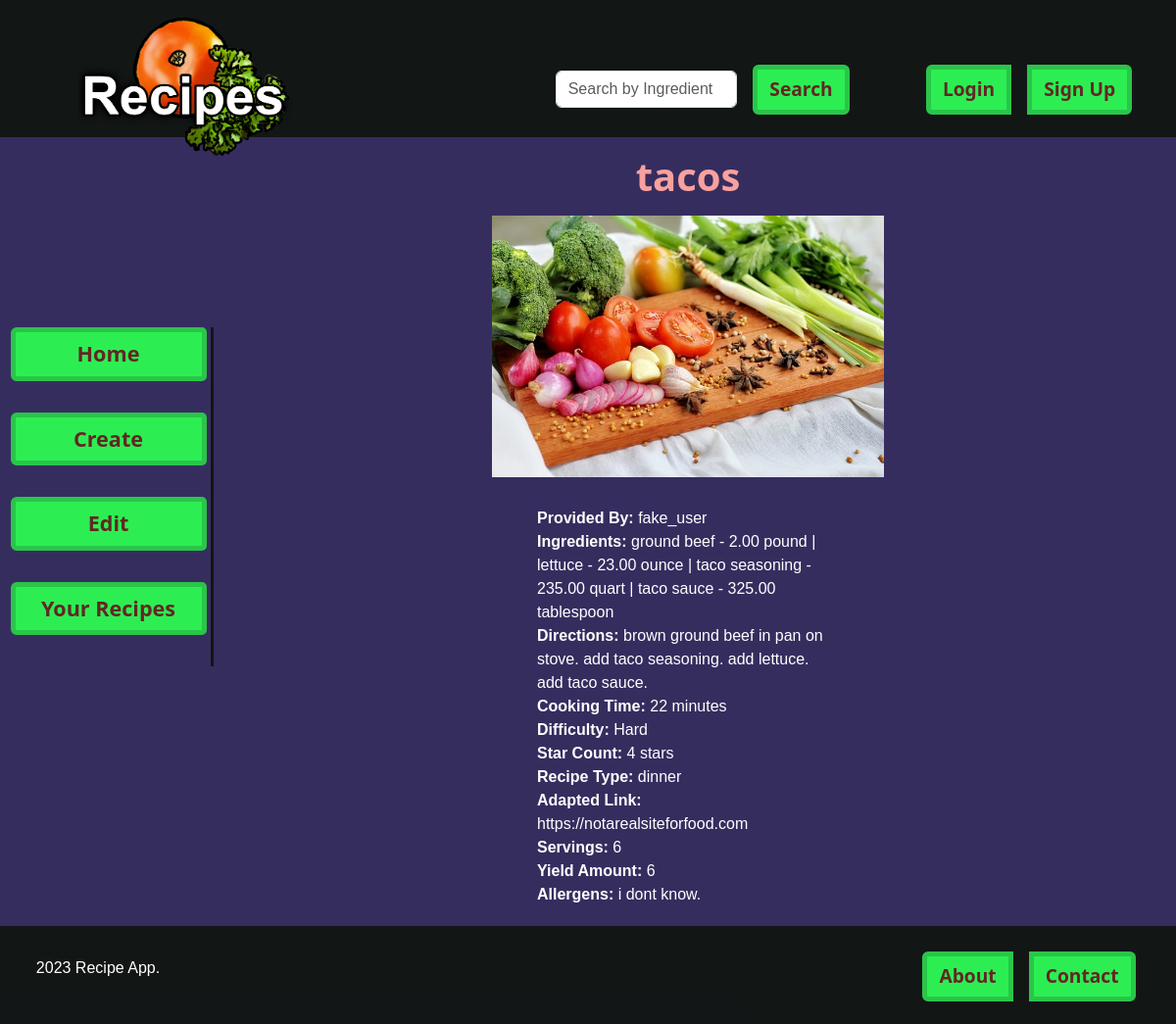
Before: /list/4 with the older database file.
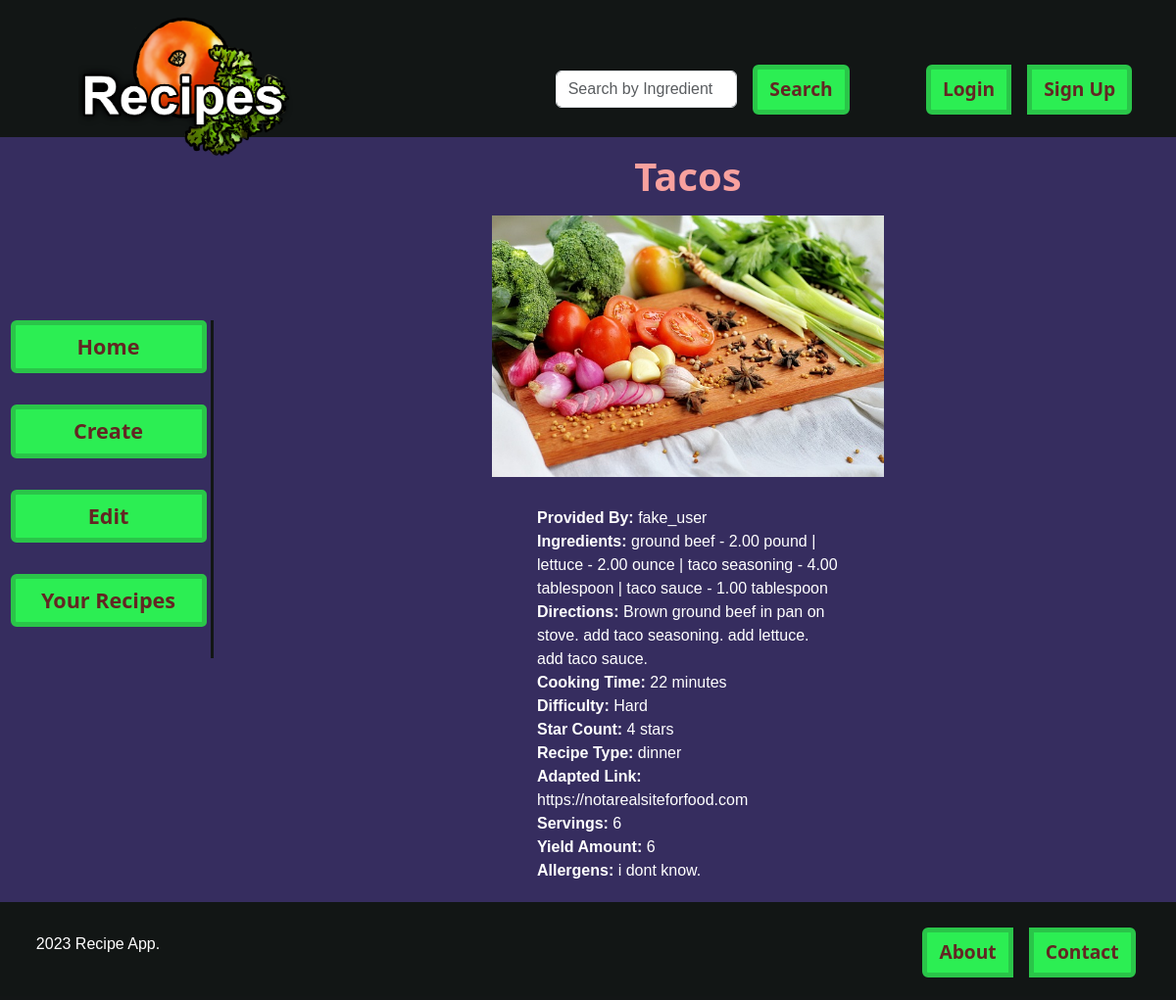
After: the same page with the newer database file.
### recipe/models.py (models this page shows, shortened)
class Recipe(models.Model):
    id = models.AutoField(primary_key=True)
    title = models.CharField(max_length=255)
    user = models.ForeignKey(
        "user.User",
        on_delete=models.CASCADE,
        default=None,
        null=True,
        related_name="recipes",
    )
    recipe_ingredients = models.ManyToManyField(
        "recipeingredient.RecipeIngredient",
        through="recipeingredientintermediary.RecipeIngredientIntermediary",
    )
    directions = models.TextField()
    cooking_time = models.PositiveIntegerField(null=True, blank=False)
    star_count = models.PositiveIntegerField(
        choices=[(i, i) for i in range(1, 6)], null=True, blank=False
    )
    recipe_type = models.CharField(max_length=100, choices=RECIPE_TYPES, blank=False)
    adapted_link = models.URLField(blank=True, null=True, default=None)
    servings = models.PositiveIntegerField(null=True, blank=False)
    yield_amount = models.IntegerField(blank=True, null=True, default=None)
    allergens = models.TextField(
        blank=True,
    )
    small_desc = models.TextField(
        max_length=200, default="No Description has been added currently."
    )
    pic = models.ImageField(upload_to="recipe", default="no_picture.jpg")
    def calculate_difficulty(self):
        try:
            ingredients_len = len(self.recipe_ingredients.all())
            if self.cooking_time < 10 and ingredients_len < 4:
                return "Easy"
            elif self.cooking_time < 10 and ingredients_len > 4:
                return "Medium"
            elif self.cooking_time >= 10 and ingredients_len < 4:
                return "Intermediate"
            elif self.cooking_time >= 10 and ingredients_len >= 4:
                return "Hard"
        except:
            print("Missing an appropriate cooking time or ingredients.")
            return "Missing cooking time or ingredients."

### user/models.py (models this page shows)
class User(models.Model):
    id = models.AutoField(primary_key=True)
    username = models.CharField(max_length=150, unique=True)
    password = models.CharField(max_length=128)
    email = models.EmailField(unique=True)
    pic = models.ImageField(upload_to="user", default="no_picture.jpg")
    def __str__(self):
        return str(self.username)

### recipeingredient/models.py (models this page shows, shortened)
class RecipeIngredient(models.Model):
    id = models.AutoField(primary_key=True)
    ingredient = models.ForeignKey("ingredient.Ingredient", on_delete=models.CASCADE)
    calorie_content = models.DecimalField(max_digits=8, decimal_places=2)
    amount = models.DecimalField(
        max_digits=8, decimal_places=2, validators=[MinValueValidator(0)]
    )
    amount_type = models.CharField(max_length=100, choices=AMOUNT_TYPES)
    cost = models.DecimalField(
        max_digits=8, decimal_places=2, validators=[MinValueValidator(0)]
    )
    supplier = models.CharField(max_length=255)
    grams = models.DecimalField(
        max_digits=8, decimal_places=2, validators=[MinValueValidator(0)]
    )

### ingredient/models.py (models this page shows)
class Ingredient(models.Model):
    id = models.AutoField(primary_key=True)
    name = models.CharField(max_length=255, null=True, blank=False)
    def __str__(self):
        return str(self.name)

### recipe/views.py (the view)
# urls.py: path("list/<pk>", RecipeDetailView.as_view(), name="detail"),
class RecipeDetailView(DetailView):  # class-based view
    model = Recipe  # specify model
    template_name = "recipe/recipe_detail.html"  # specify template

### recipe/templates/recipe/recipe_detail.html (shortened to what this page needs)
{% extends "recipe/recipes_home.html" %}
{% load static %}
{% load custom_filters %}
    {% block main %}
    <div class="row" style="margin-top: 156px">
        <div class="col-2"></div>
        <div class="col-10">
            <main>
                <section class="container" style="color: white;">
                    <div class="row">
                        <div class="col-12 card-title-style" style="text-align: center; justify-content: center;">
                            <h1><b>{{object.title}}</b></h1>
                            <img src="{{object.pic.url}}" style="padding-bottom: 6px; width: 400px;" />
                        </div>
                    </div>
                    <div class="row">
                        <div class="col-4"></div>
                        <div class="col-4" style="text-align: left; justify-content: left; padding-bottom: 20px;">
                            <br>
                            <b>Provided By: </b>{{object.user}}
                            <br>
                            <b>Ingredients: </b>
                            {% for ingredient in object.recipe_ingredients.all %}
                            {{ ingredient.ingredient }} - {{ ingredient.amount }} {{ ingredient.amount_type }}
                            {% if not forloop.last %}| {% endif %}
                            {% endfor %}
                            <br>
                            <b>Directions: </b>{{object.directions}}
                            <br>
                            <b>Cooking Time: </b>{{object.cooking_time}} minutes
                            <br>
                            <b>Difficulty: </b>{{object.calculate_difficulty}}
                            <br>
                            <b>Star Count: </b>{{object.star_count}} stars
                            <br>
                            <b>Recipe Type: </b>{{object.recipe_type}}
                            <br>
                            <b>Adapted Link: </b>{{object.adapted_link}}
                            <br>
                            <b>Servings: </b>{{object.servings}}
                            <br>
                            <b>Yield Amount: </b>{{object.yield_amount}}
                            <br>
                            <b>Allergens: </b>{{object.allergens}}
                        </div>
                        <div class="col-4"></div>
                    </div>
                </section>
            </main>
        </div>
    </div>
    {% endblock %}

### recipe/templates/recipe/recipes_home.html (shortened to what this page needs)
{% load static %}
{% load custom_filters %}
<!DOCTYPE html>
<html lang="en">
<head>
    <link href="https://cdn.jsdelivr.net/npm/bootstrap@5.3.0-alpha1/dist/css/bootstrap.min.css" rel="stylesheet">
    <link rel="stylesheet" type="text/css" href="{% static 'css/styles.css' %}">
</head>
<body style=" background-color:#362d5f">
    {% block navbar %}
    <header>
        <div class="container">
            <nav class="navbar" style="position:absolute; top:0px; left: 0px; width: 100%">
                <div class="col-4">
                    <img class="img-fluid" style="width:240px; pointer-events: none;"
                        src="../../static/images/tomato-g820ca7bb9_640.png">
                </div>
                <div class="col-3">
                    <form class="form-inline">
                        <input class="form-control mr-2" type="text" name="ingredient"
                            placeholder="Search by Ingredient">
                        <button type="button" class="btn btn-primary" type="submit">Search</button>
                    </form>
                </div>
                <div class="col-3">
                    <div class="btn-group" role="group" aria-label="Button row">
                        <button type="button" class="btn btn-primary mx-2">Login</button>
                        <button id="signUpBtn" type="button" class="btn btn-primary mx-2" data-bs-toggle="popover"
                            data-bs-html="true">
                            Sign Up
                        </button>
                    </div>
                </div>
            </nav>
        </div>
    </header>
    {% endblock %}
    {% block main %}{% endblock %}
    {% block footer %}
    <footer>
        <div class="container">
            <nav class="navbar" style="position:absolute; bottom: 15px; left: 0px; width: 100%">
                <div class="col-2">
                    <div class="container text-center">
                        <p>2023 Recipe App.</p>
                    </div>
                </div>
                <div class="col-3">
                    <div class="btn-group" role="group" aria-label="Button row">
                        <button type="button" class="btn btn-primary mx-2">About</button>
                        <button type="button" class="btn btn-primary mx-2">Contact</button>
                    </div>
                </div>
            </nav>
        </div>
    </footer>
    {% endblock %}
    {% block left-navbar %}
    <div class="left-navigation">
        <ul>
            <li><a href="/" class="btn btn-primary left-nav-button" type="submit">Home</a></li>
            <li><button class="btn btn-primary left-nav-button" type="submit">Create</button></li>
            <li><button class="btn btn-primary left-nav-button" type="submit">Edit</button></li>
            <li><a href="/list" class="btn btn-primary left-nav-button" type="submit">Your Recipes</a></li>
        </ul>
    </div>
    {% endblock %}
</body>
</html>

### recipe/static/css/styles.css (style rules this page uses)
body, html { font-family: Arial, sans-serif; margin: 0; padding: 0; overflow-x: hidden; }
h1, h2, h3 { margin-bottom: 1rem; }
ul { list-style: none; padding: 0; margin: 0; }
a { text-decoration: none; color: #007bff; }
:root { --primary-color: #2cee53; }
.btn-primary { color: #632623; font-family: system-ui, -apple-system, BlinkMacSystemFont, 'Segoe UI', Roboto, Oxygen, Ubuntu, Cantarell, 'Open Sans', 'Helvetica Neue', sans-serif; font-size: larger; font-weight: bold; background-color: var(--primary-color); border-color: var(--primary-color); border: 5px solid; border-color: #2ac549; }
header { z-index: 1; position: fixed; top: 0; left: 0; right: 0; height: 140px; background-color: #0f140ee7; color: #fff; text-align: center; }
nav form { display: flex; align-items: center; gap: 1rem; }
main { display: flex; flex-direction: column; align-items: center; min-height: 580px; gap: 2rem; }
footer { position: relative; background-color: #0f140ee7; color: #fff; padding: 1rem; text-align: center; height: 100px; }
.left-navigation { position: fixed; min-width: 212px; left: 6px; top: 32%; color: #fff; border-right: 3px solid #0f140ee7; }
.left-navigation li { font-size: large; margin-bottom: 2rem; text-align: center; align-items: center; justify-content: center; }
.left-nav-button { border-top-right-radius: 5px; border-bottom-right-radius: 5px; width: 200px; height: 100%; }
.card-title-style { color: #f8a19e; font-weight: lighter; font-family: system-ui, -apple-system, BlinkMacSystemFont, 'Segoe UI', Roboto, Oxygen, Ubuntu, Cantarell, 'Open Sans', 'Helvetica Neue', sans-serif }

Changed rows visible on the page:
changed Recipe "Hard": title "tacos" → "Tacos"; directions "brown ground beef in pan on stove. add taco seasoning. add lettuce. add taco sauce." → "Brown ground beef in pan on stove. add taco seasoning. add lettuce. add taco sauce."
changed RecipeIngredient "ounce": amount "23.00" → "2.00"
changed RecipeIngredient "taco seasoning": amount "235.00" → "4.00"; amount_type "quart" → "tablespoon"
changed RecipeIngredient "taco sauce": amount "325.00" → "1.00"
